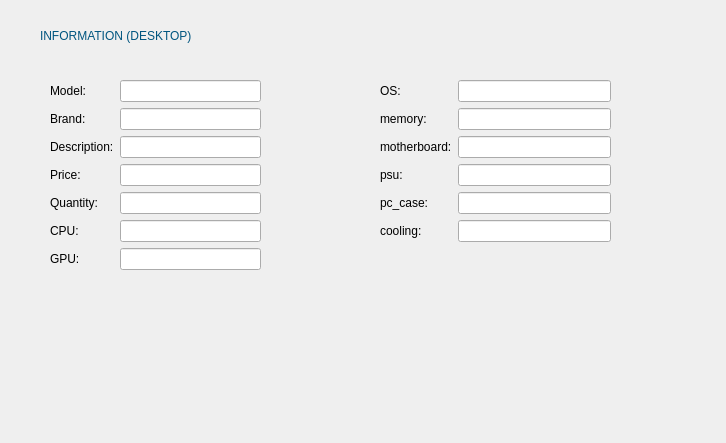
<?xml version="1.0" encoding="UTF-8"?>
<ui version="4.0">
 <class>Show_info_Destop</class>
 <widget class="QDialog" name="Show_info_Destop">
  <property name="geometry">
   <rect>
    <x>0</x>
    <y>0</y>
    <width>726</width>
    <height>443</height>
   </rect>
  </property>
  <property name="windowTitle">
   <string>Dialog</string>
  </property>
  <widget class="QWidget" name="formLayoutWidget_2">
   <property name="geometry">
    <rect>
     <x>380</x>
     <y>80</y>
     <width>231</width>
     <height>232</height>
    </rect>
   </property>
   <layout class="QFormLayout" name="formLayout_4">
    <item row="0" column="0">
     <widget class="QLabel" name="label_12">
      <property name="text">
       <string>OS:</string>
      </property>
     </widget>
    </item>
    <item row="0" column="1">
     <widget class="QLineEdit" name="os_lineEdit"/>
    </item>
    <item row="1" column="0">
     <widget class="QLabel" name="label_13">
      <property name="text">
       <string>memory:</string>
      </property>
     </widget>
    </item>
    <item row="1" column="1">
     <widget class="QLineEdit" name="memory"/>
    </item>
    <item row="2" column="0">
     <widget class="QLabel" name="label_15">
      <property name="text">
       <string>motherboard:</string>
      </property>
     </widget>
    </item>
    <item row="3" column="0">
     <widget class="QLabel" name="label_18">
      <property name="text">
       <string>psu:</string>
      </property>
     </widget>
    </item>
    <item row="3" column="1">
     <widget class="QLineEdit" name="psu"/>
    </item>
    <item row="4" column="0">
     <widget class="QLabel" name="label_19">
      <property name="text">
       <string>pc_case:</string>
      </property>
     </widget>
    </item>
    <item row="4" column="1">
     <widget class="QLineEdit" name="pc_case"/>
    </item>
    <item row="5" column="0">
     <widget class="QLabel" name="label_20">
      <property name="text">
       <string>cooling:</string>
      </property>
     </widget>
    </item>
    <item row="5" column="1">
     <widget class="QLineEdit" name="cooling"/>
    </item>
    <item row="2" column="1">
     <widget class="QLineEdit" name="motherboard"/>
    </item>
   </layout>
  </widget>
  <widget class="QWidget" name="formLayoutWidget">
   <property name="geometry">
    <rect>
     <x>50</x>
     <y>80</y>
     <width>211</width>
     <height>267</height>
    </rect>
   </property>
   <layout class="QFormLayout" name="formLayout">
    <item row="0" column="0">
     <widget class="QLabel" name="label_4">
      <property name="text">
       <string>Model:</string>
      </property>
     </widget>
    </item>
    <item row="1" column="0">
     <widget class="QLabel" name="label_5">
      <property name="text">
       <string>Brand:</string>
      </property>
     </widget>
    </item>
    <item row="1" column="1">
     <widget class="QLineEdit" name="brand_lineEdit"/>
    </item>
    <item row="2" column="0">
     <widget class="QLabel" name="label_3">
      <property name="text">
       <string>Description:</string>
      </property>
     </widget>
    </item>
    <item row="2" column="1">
     <widget class="QLineEdit" name="des_lineEdit"/>
    </item>
    <item row="3" column="0">
     <widget class="QLabel" name="label_6">
      <property name="text">
       <string>Price:</string>
      </property>
     </widget>
    </item>
    <item row="3" column="1">
     <widget class="QLineEdit" name="price_lineEdit"/>
    </item>
    <item row="4" column="0">
     <widget class="QLabel" name="label_7">
      <property name="text">
       <string>Quantity:</string>
      </property>
     </widget>
    </item>
    <item row="4" column="1">
     <widget class="QLineEdit" name="quantity_lineEdit"/>
    </item>
    <item row="5" column="0">
     <widget class="QLabel" name="label_8">
      <property name="text">
       <string>CPU:</string>
      </property>
     </widget>
    </item>
    <item row="5" column="1">
     <widget class="QLineEdit" name="cpu"/>
    </item>
    <item row="6" column="0">
     <widget class="QLabel" name="label_11">
      <property name="text">
       <string>GPU:</string>
      </property>
     </widget>
    </item>
    <item row="6" column="1">
     <widget class="QLineEdit" name="gpu"/>
    </item>
    <item row="0" column="1">
     <widget class="QLineEdit" name="model_lineEdit"/>
    </item>
   </layout>
  </widget>
  <widget class="QLabel" name="label">
   <property name="geometry">
    <rect>
     <x>40</x>
     <y>20</y>
     <width>381</width>
     <height>31</height>
    </rect>
   </property>
   <property name="styleSheet">
    <string notr="true">font: 22pt &quot;Tw Cen MT Condensed Extra Bold&quot;;
color: rgb(0, 85, 127);</string>
   </property>
   <property name="text">
    <string>INFORMATION (DESKTOP)</string>
   </property>
  </widget>
 </widget>
 <resources/>
 <connections/>
</ui>
